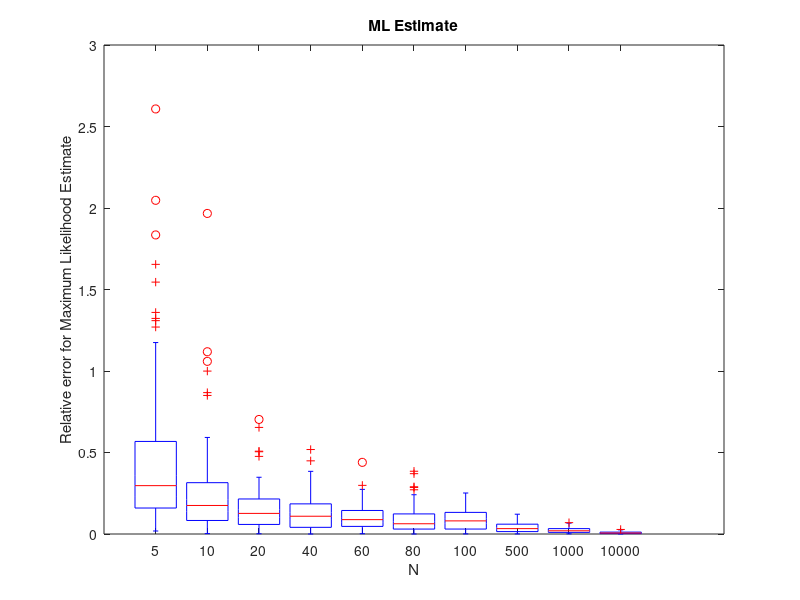
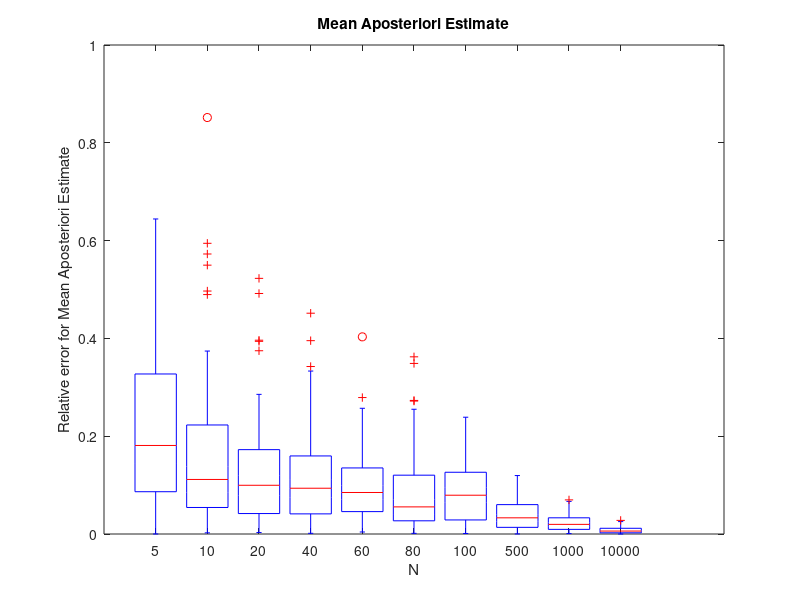

Write MATLAB code to recreate these figures, in order.





clear;
clc;
close all;
rng(190050125);

M = 100;
lambda = 5;  % true value 
alpha = 5.5;
beta = 1;
A = zeros(100,10);
B = zeros(100,10);
N = [5 10 20 40 60 80 100 500 1000 10000];
for i=1:10
    sample = -0.2*log(rand(N(i),M)); % generating transformed variable y 
    sample_sum = sum(sample,1);
   % using estimate expressions calculated in the report 
    lambda_ML = N(i)./sample_sum;
    lambda_MAP = (N(i)+alpha)./(sample_sum+beta);
    
    A(:,i) = transpose(abs(lambda_ML-lambda)/lambda); % stores the relative errors for ML estimate
    B(:,i) = transpose(abs(lambda_MAP-lambda)/lambda);   %  stores the relative errors for Mean Aposteriori estimate
end


figure;
boxplot(A, 'Labels', {'5','10','20','40','60','80','100','500','1000','10000'});
xlabel("N");
ylabel("Relative error for Maximum Likelihood Estimate");
title("ML Estimate");

pause(1);
figure;
boxplot(B, 'Labels', {'5','10','20','40','60','80','100','500','1000','10000'});
xlabel("N");
ylabel("Relative error for Mean Aposteriori Estimate");
title("Mean Aposteriori Estimate");







